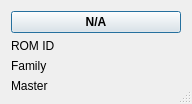
<ui version="4.0" >
 <class>valvefts800ui</class>
 <widget class="QDialog" name="valvefts800ui" >
  <property name="windowModality" >
   <enum>Qt::NonModal</enum>
  </property>
  <property name="geometry" >
   <rect>
    <x>0</x>
    <y>0</y>
    <width>192</width>
    <height>103</height>
   </rect>
  </property>
  <property name="focusPolicy" >
   <enum>Qt::StrongFocus</enum>
  </property>
  <property name="windowTitle" >
   <string>Valve</string>
  </property>
  <property name="windowIcon" >
   <iconset resource="../onewire.qrc" >
    <normaloff>:/images/images/kfm_home.png</normaloff>:/images/images/kfm_home.png</iconset>
  </property>
  <property name="sizeGripEnabled" >
   <bool>true</bool>
  </property>
  <property name="modal" >
   <bool>false</bool>
  </property>
  <layout class="QGridLayout" name="gridLayout" >
   <item row="0" column="0" >
    <widget class="QPushButton" name="valueui" >
     <property name="font" >
      <font>
       <weight>75</weight>
       <bold>true</bold>
      </font>
     </property>
     <property name="text" >
      <string>N/A</string>
     </property>
    </widget>
   </item>
   <item row="1" column="0" >
    <widget class="QLabel" name="labelromid" >
     <property name="text" >
      <string>ROM ID</string>
     </property>
    </widget>
   </item>
   <item row="2" column="0" >
    <widget class="QLabel" name="labelfamily" >
     <property name="text" >
      <string>Family</string>
     </property>
    </widget>
   </item>
   <item row="3" column="0" >
    <widget class="QLabel" name="labelmaster" >
     <property name="text" >
      <string>Master</string>
     </property>
    </widget>
   </item>
  </layout>
 </widget>
 <resources>
  <include location="../onewire.qrc" />
 </resources>
 <connections/>
</ui>
